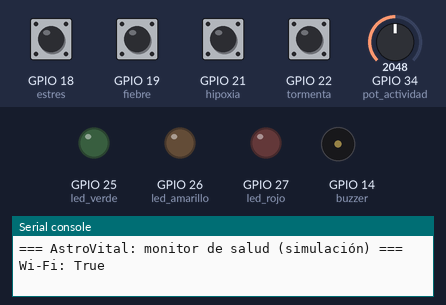
Bench run of a program on a simulated ESP32 board running MicroPython. Parts: output pins drawn as LEDs (lit = HIGH), buzzer (waves = sounding), the last lines printed to the serial console. Wiring (from the project's diagram.json): buzzer on GPIO 14, yellow button on GPIO 18, blue button on GPIO 19, red button on GPIO 21, white button on GPIO 22, green LED on GPIO 25, orange LED on GPIO 26, red LED on GPIO 27, potentiometer on GPIO 34. The inputs (shaded band) are chosen by the test bench; at power-on: GPIO 18 (estres), GPIO 19 (fiebre), GPIO 21 (hipoxia), GPIO 22 (tormenta) HIGH, GPIO 34 (pot_actividad) = 2048 (analog values on the 0–4095 scale). WiFi joins after 1.5 s; random numbers come from a fixed seed; web requests get an empty 200 reply after 0.4 s.

Above: at 2.8 s.
2.9 s: GPIO 19 (fiebre) pulled LOW for 0.15 s
At 4.7 s:
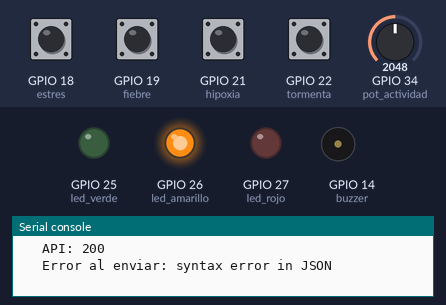
9.4 s: GPIO 22 (tormenta) pulled LOW for 0.15 s
At 12.2 s:
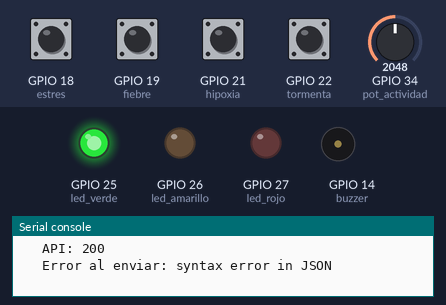
13.1 s: GPIO 18 (estres) pulled LOW for 0.15 s
At 14.1 s:
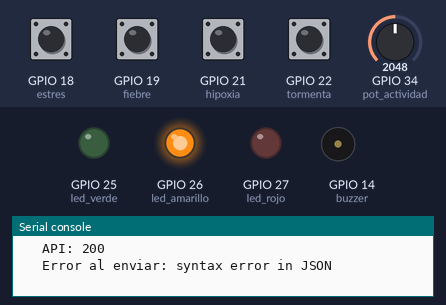
15.1 s: GPIO 19 (fiebre) pulled LOW for 1 s
At 19.7 s:
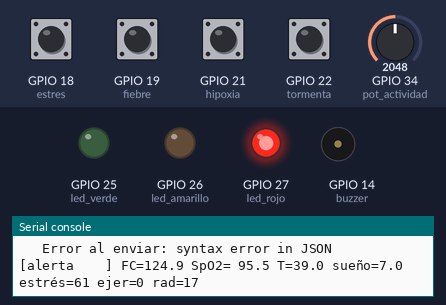
Timing chart, 0 to 23.5 s (numbered marks = the images above; inputs shaded):
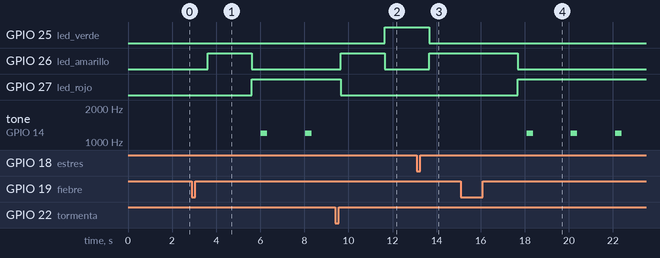

The program:

main.py
```python
# AstroVital - Simulación IoT en Wokwi (MicroPython, ESP32). Datos educativos, no clínicos.
# Controles:
#   Potenciómetro   = actividad física (sube pulso y suma minutos de ejercicio)
#   Botón amarillo  = ESTRÉS          -> precaución
#   Botón azul      = FIEBRE          -> alerta
#   Botón rojo      = HIPOXIA         -> alerta
#   Botón blanco    = TORMENTA SOLAR  -> radiación alta
#   (basta pulsar; cada escenario dura unos 16 s). Los LEDs muestran el estado OFICIAL de la IA.
import json
import random
import time

import network
from machine import ADC, PWM, Pin

try:
    import urequests as requests
except ImportError:
    import requests

API_URL = "https://astrovital.onrender.com/lecturas"
API_KEY = "astrovital-2026"   # igual que API_KEY en Render
ASTRONAUTA = "Astronauta 1"
INTERVALO_S = 2

pot_actividad = ADC(Pin(34))
try:
    pot_actividad.atten(ADC.ATTN_11DB)
except Exception:
    pass

BOTONES = {
    "estres": Pin(18, Pin.IN, Pin.PULL_UP),
    "fiebre": Pin(19, Pin.IN, Pin.PULL_UP),
    "hipoxia": Pin(21, Pin.IN, Pin.PULL_UP),
    "tormenta": Pin(22, Pin.IN, Pin.PULL_UP),
}
led_verde = Pin(25, Pin.OUT)
led_amarillo = Pin(26, Pin.OUT)
led_rojo = Pin(27, Pin.OUT)
buzzer = PWM(Pin(14))
buzzer.freq(1200)


def sonar(on):
    try:
        buzzer.duty_u16(32768 if on else 0)
    except AttributeError:
        buzzer.duty(512 if on else 0)


sonar(False)


def actividad():
    try:
        return pot_actividad.read_u16() / 65535
    except AttributeError:
        return pot_actividad.read() / 4095


def ruido(a):
    return (random.random() - 0.5) * 2 * a


def clasificar(hr, spo2, temp):
    if hr > 120 or hr < 45 or spo2 < 90 or temp > 38.5:
        return "alerta"
    if hr > 100 or hr < 55 or spo2 < 95 or temp > 37.5:
        return "precaucion"
    return "normal"


def mostrar(estado):
    led_verde.value(estado == "normal")
    led_amarillo.value(estado == "precaucion")
    led_rojo.value(estado == "alerta")


def conectar_wifi():
    sta = network.WLAN(network.STA_IF)
    sta.active(True)
    if not sta.isconnected():
        sta.connect("Wokwi-GUEST", "")
        for _ in range(100):
            if sta.isconnected():
                break
            time.sleep(0.2)
    print("Wi-Fi:", sta.isconnected())


def enviar(payload):
    """Envía la lectura; devuelve el estado oficial de la IA (o None si falla)."""
    r = None
    try:
        r = requests.post(API_URL, data=json.dumps(payload),
                          headers={"Content-Type": "application/json", "x-api-key": API_KEY})
        print("   API:", r.status_code)
        if r.status_code == 200:
            return r.json().get("estado")
        print("   ", r.text[:120])
    except Exception as e:
        print("   Error al enviar:", e)
    finally:
        if r is not None:
            r.close()
    return None


print("=== AstroVital: monitor de salud (simulación) ===")
conectar_wifi()
hr, spo2, temp, sueno = 72.0, 98.0, 36.6, 7.2
ejercicio = 0.0
escenario, restante = None, 0
pulsados = {k: False for k in BOTONES}
ultimo = time.ticks_ms()

while True:
    for k, pin in BOTONES.items():          # revisar botones varias veces por segundo
        if pin.value() == 0:
            pulsados[k] = True
    time.sleep(0.05)
    if time.ticks_diff(time.ticks_ms(), ultimo) < INTERVALO_S * 1000:
        continue
    ultimo = time.ticks_ms()

    act = actividad()
    obj_hr, obj_spo2, obj_temp = 68 + act * 30, 98.0, 36.6
    obj_sueno, obj_estres, radiacion = 7.2, 20 + 15 * act, 18 + ruido(3)   # ~18 µSv/h: orden de magnitud de órbita baja (simulado)

    for k in pulsados:
        if pulsados[k]:
            escenario, restante = k, 8
    pulsados = {k: False for k in BOTONES}

    if restante > 0:
        restante -= 1
        if escenario == "estres":
            obj_hr, obj_temp, obj_spo2, obj_estres, obj_sueno = 108, 37.6, 96, 85, 5.4
        elif escenario == "fiebre":
            obj_hr, obj_temp, obj_spo2, obj_estres = 126, 39.1, 95, 60
        elif escenario == "hipoxia":
            obj_hr, obj_temp, obj_spo2, obj_estres = 112, 36.8, 86, 60
        elif escenario == "tormenta":
            obj_hr, obj_estres, radiacion = 92, 62, 140 + ruido(10)

    hr += (obj_hr - hr) * 0.6 + ruido(1.5)
    spo2 = min(spo2 + (obj_spo2 - spo2) * 0.6 + ruido(0.3), 100.0)
    temp += (obj_temp - temp) * 0.6 + ruido(0.05)
    sueno += (obj_sueno - sueno) * 0.3 + ruido(0.05)
    estres = max(0, min(100, obj_estres + ruido(3)))
    if act > 0.6:                           # 1 lectura de esfuerzo = 1 min simulado de ejercicio
        ejercicio = min(180, ejercicio + 1)

    local = clasificar(hr, spo2, temp)
    mostrar(local)
    print("[{:<10}] FC={:5.1f} SpO2={:5.1f} T={:4.1f} sueño={:.1f} estrés={:.0f} ejer={:.0f} rad={:.0f}".format(
        local, hr, spo2, temp, sueno, estres, ejercicio, radiacion))

    oficial = enviar({
        "astronauta": ASTRONAUTA,
        "ritmo_cardiaco": round(hr, 1), "spo2": round(spo2, 1),
        "temperatura": round(temp, 2), "movimiento": round(act, 2),
        "sueno_horas": round(sueno, 1), "estres": round(estres, 1),
        "ejercicio_min": round(ejercicio, 1), "radiacion": round(radiacion, 1),
        "estado_local": local,
    })
    estado = oficial if oficial in ("normal", "precaucion", "alerta") else local
    mostrar(estado)
    if estado == "alerta":
        sonar(True)
        time.sleep(0.3)
        sonar(False)
```

Measured:
- after the input at 2.9 s, GPIO 26 (led_amarillo): LOW → HIGH after 0.71 s, → LOW 2.0 s later; GPIO 27 (led_rojo): LOW → HIGH after 2.7 s; tone on GPIO 14 (buzzer): alternates 1200 Hz for 0.30 s and silent for 1.7 s, starting after 3.1 s
- after the input at 9.4 s, GPIO 25 (led_verde): LOW → HIGH after 2.3 s; GPIO 26 (led_amarillo): LOW → HIGH after 0.24 s, → LOW 2.0 s later; GPIO 27 (led_rojo): HIGH → LOW after 0.24 s
- after the input at 13.1 s, GPIO 25 (led_verde): HIGH → LOW after 0.56 s; GPIO 26 (led_amarillo): LOW → HIGH after 0.56 s
- after the input at 15.1 s, GPIO 26 (led_amarillo): HIGH → LOW after 2.6 s; GPIO 27 (led_rojo): LOW → HIGH after 2.6 s; tone on GPIO 14 (buzzer): alternates 1200 Hz for 0.30 s and silent for 1.7 s, starting after 3.0 s
